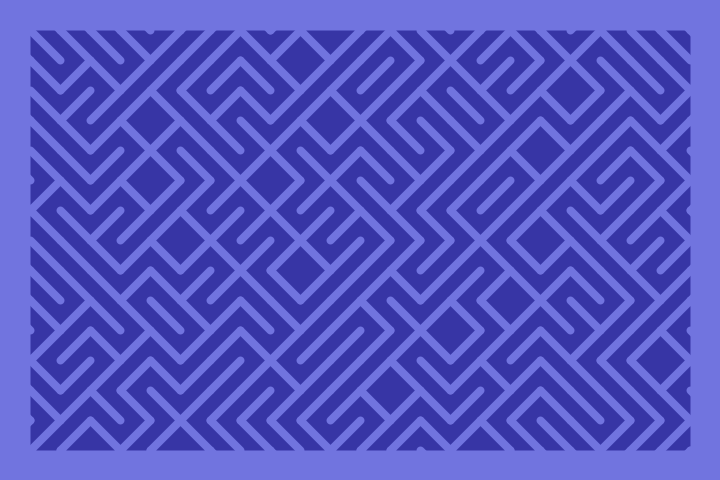
Frame 1 (no input)
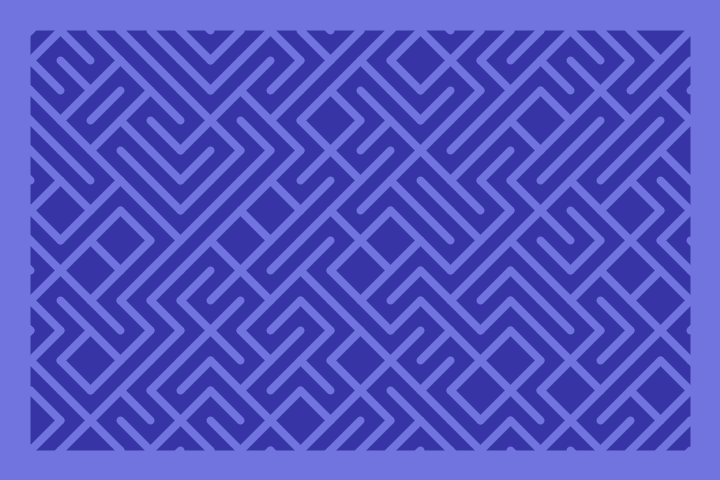
Frame 2 (the mouse pressed at the canvas centre, redrawn once)

The Processing sketch that drew these frames (run headless with seeded random() and noise(); the mouse was pressed at the canvas centre and the sketch redrawn once):

// Processing sketch: processing_97857
// ── processing_97857.pde

/**
My take on the famouse 10 PRINT MAZE LINE
by @ramayac
*/

color bg = color(55, 53, 165);
color fg = color(113, 116, 223);

int step = 30;

void setup() {
  size(720, 480);
  smooth();
}

void draw() {
  background(bg);
  
  stroke(fg);
  strokeWeight(8);
  
  for(int i = 0; i <= width; i=i+step){
    for(int j = 0; j <= height; j=j+step){
      slash(i, j);
    }  
  }
  
  stroke(fg);
  strokeWeight(60);
  noFill();
  rect(0, 0, width, height);
  
  
  noLoop();
}

void slash(int x, int y) {
  float r = random(1);
  if (r <= 0.5) {
    line(x, y, x+30, y+30); //"\"
  } else {
    line(x, y+30, x+30, y); //"/"
  }
}

void mousePressed(){
  redraw();
}
